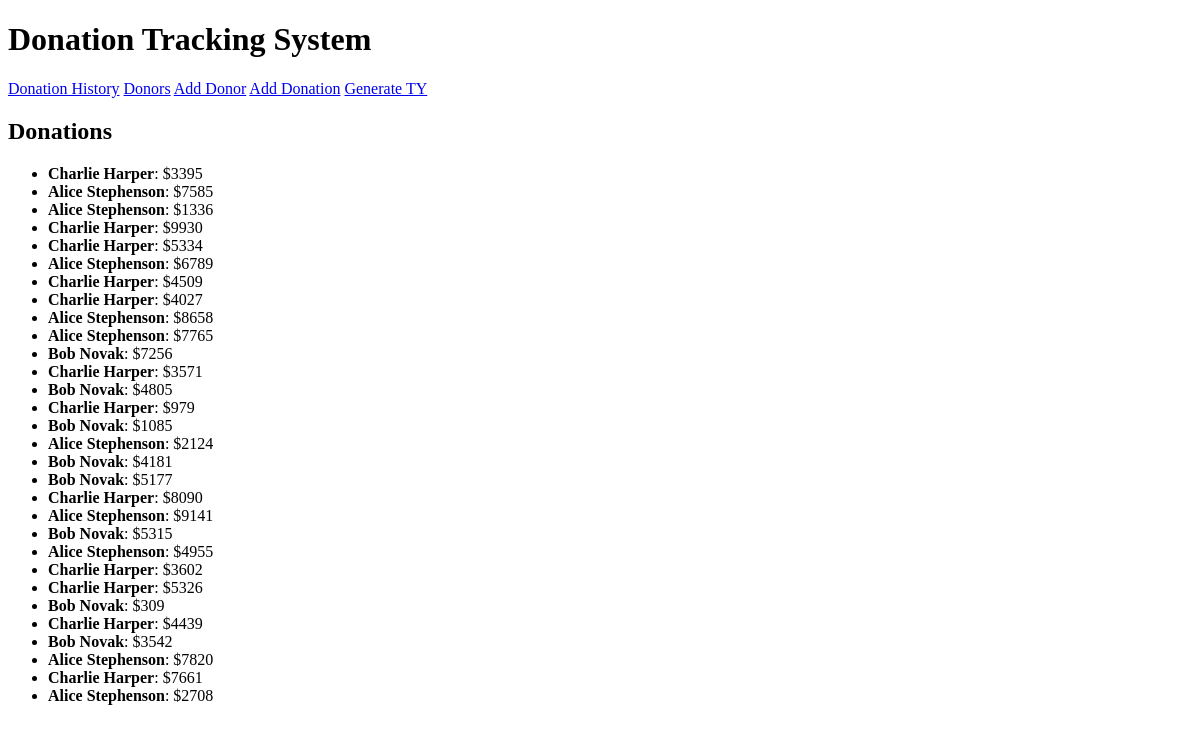
Before: / with the older database file.
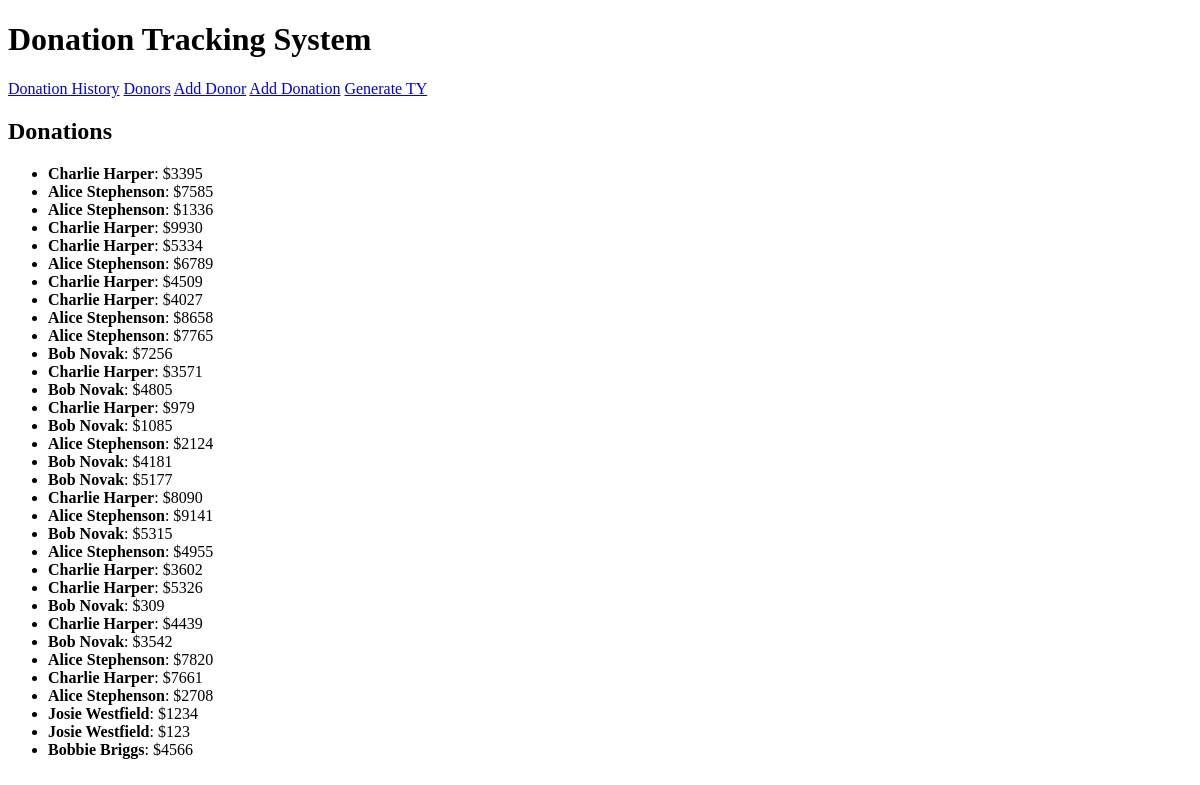
After: the same page with the newer database file.
### model.py (models this page shows)
class Donation(Model):
    value = IntegerField()
    donor = ForeignKeyField(Donor, backref='donations')
    date = DateTimeField(default=datetime.now)
    class Meta:
        database = db

class Donor(Model):
    name = CharField(max_length=255, unique=True)
    email = CharField(max_length=100, null=True, unique=True)
    date_added = DateTimeField(default=datetime.now)
    class Meta:
        database = db

### main.py (the view)
@app.route('/')
def donations():
    donations = Donation.select()
    return render_template('all_donations.jinja2', donations=donations)

### templates/all_donations.jinja2
{% extends 'base.jinja2' %}
{% block subtitle %}Donations{% endblock subtitle %}
{% block content %}
<ul>
    {% for donation in donations %}
        <li><b>{{ donation.donor.name }}</b>: ${{ donation.value }}</li>
    {% endfor %}
</ul>
{% endblock content %}

### templates/base.jinja2 (shortened to what this page needs)
<!doctype html>
<html lang="en">
    <head>
    </head>
    <body>
        <h1>Donation Tracking System</h1>
        <nav>
            <a id="all" href="{{ url_for('donations') }}">Donation History</a>
            <a id="donors" href="{{ url_for('all_donors') }}">Donors</a>
            <a id="add_donor" href="{{ url_for('add_donor') }}">Add Donor</a>
            <a id="add_donation" href="{{ url_for('add_donation') }}">Add Donation</a>
            <a id="thank_you" href="{{ url_for('thank_you') }}">Generate TY</a>
        </nav>
        <h2>{% block subtitle %} {% endblock subtitle %}</h2>
        {% block content %} {% endblock content %}
   </body>
</html>

Changed rows visible on the page:
added Donation: donor.name "Josie Westfield", value "1234"
added Donation: donor.name "Josie Westfield", value "123"
added Donation: donor.name "Bobbie Briggs", value "4566"
